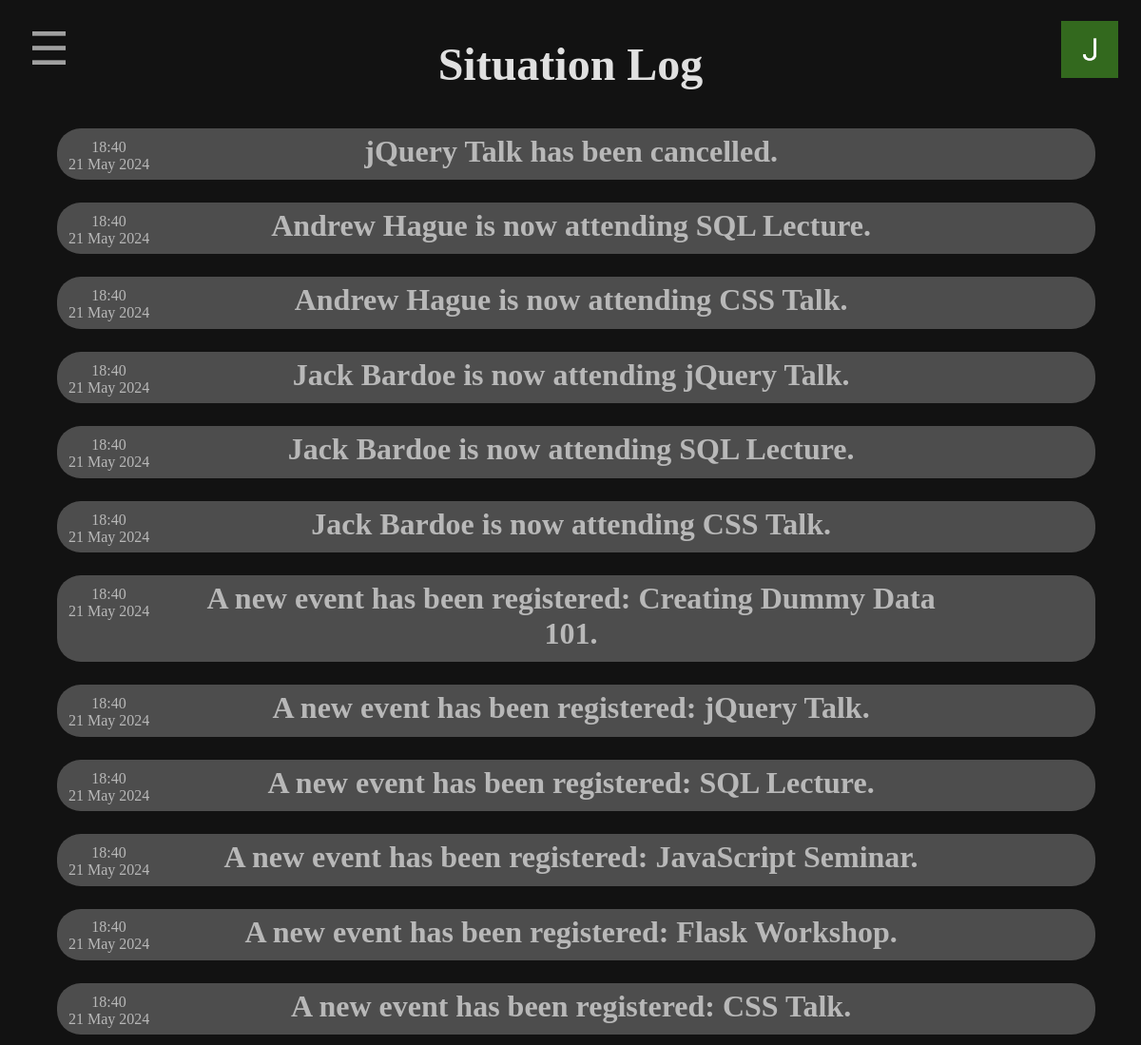
Screenshot of /situationLog (signed in) with the database file from the repository.
### db_schema.py (models this page shows, shortened)
class Log(db.Model):
    __tablename__ = 'actionlog'
    id = db.Column(db.Integer, primary_key = True)
    action = db.Column(db.Text()) #Text of what happened
    time = db.Column(db.DateTime) #Time the action happened
    def getFormattedDate(self):
        return [str(self.time.hour) + ":" + str(self.time.strftime("%M")), str(self.time.day) + " " + self.time.strftime("%B") + " " + str(self.time.year)]

### eventbyte.py (the view)
@app.route('/situationLog', methods = ['GET', 'POST'])
@login_required
def situationLog():
    if current_user.id != 1:
        flash("Only super users can access this page.")
        return redirect("/allEvents")
    log = Log.query.all()
    if len(log)>0:
        log.sort(reverse=True, key=(lambda item: item.time))
    return render_template("situationLog.html", log = log, isSuperUser = True, pfp = getPfpPath(current_user))

### eventbyte.py (called while the page is built)
@login_manager.user_loader
def load_user(userId):
    return User.query.get(int(userId))

def getPfpPath(user):
    if os.path.exists(f"static/images/{user.id}.jpeg"):
        return f"/static/images/{user.id}.jpeg"
    else:
        return "/static/images/defaultpfp.jpeg"

### templates/situationLog.html (shortened to what this page needs)
<!DOCTYPE html>
<html lang="en">
    <head>
        <link rel="stylesheet" href="/static/css/layout.css" type="text/css">
    </head>
    <body>
        <div class="contentWrapper">
            <button class="openMenu" type="button" id="openMenu" onclick="openMenu();">&#9776;</button>
            <img class="pfp" alt="Profile Picture" src="{{ pfp }}" name="profilePicture" id="profilePicture">
            <h2>Situation Log</h2>
            <div class="notificationList">
                {% for logItem in log %}
                    <div class="eventListItem" id="{{ logItem.id }}">
                        <p class="dateOutput">{{ logItem.getFormattedDate()[0] }}<br>{{ logItem.getFormattedDate()[1] }}</p>
                        <h3 class="notification">{{ logItem.action }}</h3>
                    </div>
                {% else %}
                    <div class="eventListItem">
                        <h3 class="noEvents">No Log Items.</h3>
                    </div>
                {% endfor %}
            </div>
        </div>
    </body>
</html>

### static/css/layout.css (style rules this page uses)
body { margin:0; padding:0; background-color: #121212; }
h2 { font-family: "EB Garamond", serif; text-align: center; color: #FFFFFF; opacity: 87%; font-size: 300%; }
h3 { font-family: "EB Garamond", serif; text-align: center; color: #FFFFFF; opacity: 87%; font-size: 200%; }
.eventListItem h3 { color: #FFFFFF; opacity: 60%; font-size: 250%; margin-top: 0; position: relative; text-align: center; width: 75%; margin-bottom: 2%; }
h3.notification { font-size: 200%; margin-bottom: 0.5%; margin-left: 12%; }
p { font-family: "EB Garamond", serif; color: #FFFFFF; opacity: 60%; margin-bottom: 0.5%; }
.eventListItem p { margin-top: 0; color: #FFFFFF; opacity: 60%; position: relative; text-align: center; width: 75%; font-size: 110%; }
p.dateOutput { height: 100%; width: 10%; font-size: 100%; text-align: center; color: #FFFFFF; opacity: 60%; position: absolute; top: 0; left: 0; margin-top: 1%; }
button { cursor: pointer; }
button.openMenu { font-size: 300%; color: #FFFFFF; opacity: 60%; position: absolute; top: 2%; left: 2%; background-color: #121212; border: none; z-index: 1; }
img.pfp { z-index: 1; position: fixed; top: 2%; right: 2%; width: 5%; }
.contentWrapper { width: 100%; height: fit-content; }
.eventListItem { position: relative; display: block; width: 90%; margin-left: 5%; background-color: #4D4D4D; transition: 0.5s; border-radius: 25px; padding: 2%; margin-top: 2%; }
.notificationList div.eventListItem { padding: 0.5%; }

### rows the page displays
Log: time "18:40", time "21 May 2024", action "jQuery Talk has been cancelled."
Log: time "18:40", time "21 May 2024", action "Andrew Hague is now attending SQL Lecture."
Log: time "18:40", time "21 May 2024", action "Andrew Hague is now attending CSS Talk."
Log: time "18:40", time "21 May 2024", action "Jack Bardoe is now attending jQuery Talk."
Log: time "18:40", time "21 May 2024", action "Jack Bardoe is now attending SQL Lecture."
Log: time "18:40", time "21 May 2024", action "Jack Bardoe is now attending CSS Talk."
Log: time "18:40", time "21 May 2024", action "A new event has been registered: Creating Dummy Data 101."
Log: time "18:40", time "21 May 2024", action "A new event has been registered: jQuery Talk."
Log: time "18:40", time "21 May 2024", action "A new event has been registered: SQL Lecture."
Log: time "18:40", time "21 May 2024", action "A new event has been registered: JavaScript Seminar."
Log: time "18:40", time "21 May 2024", action "A new event has been registered: Flask Workshop."
Log: time "18:40", time "21 May 2024", action "A new event has been registered: CSS Talk."
